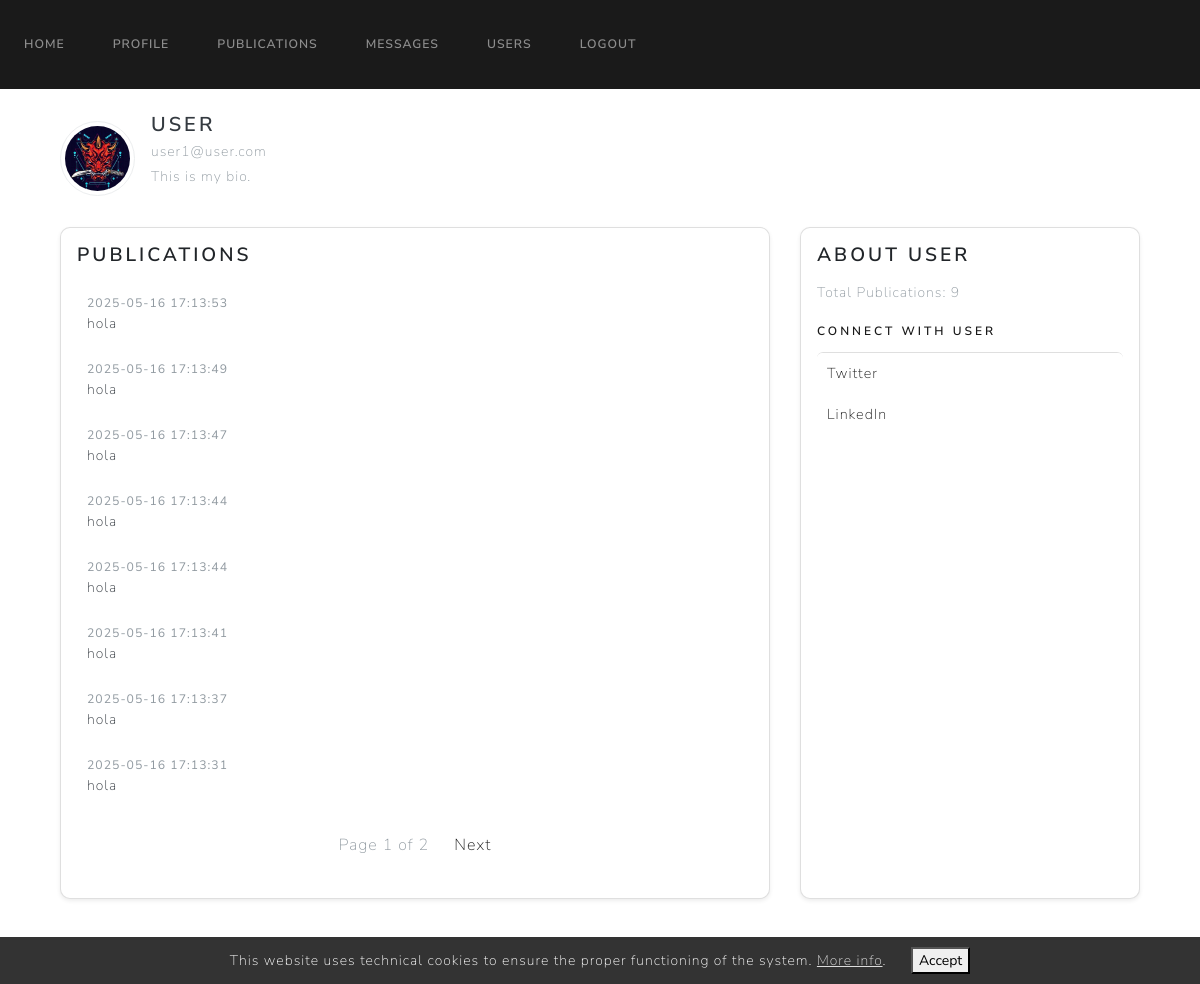
Screenshot of /viewuser/user1@user.com (signed in) with the database file from the repository.
### website/models.py (models this page shows)
class User(UserMixin, db.Model):
    id = db.Column(db.Integer, primary_key=True)
    name = db.Column(db.String(100), unique=False, nullable=False)
    surname = db.Column(db.String(100), unique=False, nullable=False)
    email = db.Column(db.String(100), unique=True, nullable=False)
    password = db.Column(db.String(100), nullable=False)
    bio = db.Column(db.Text, default="This is my bio.")
    role = db.Column(db.Integer, nullable=False, default=1)
    is_blocked = db.Column(db.Boolean, nullable=False, default=False)
    profile_pic = db.Column(db.String(150), default='default.jpg')
    twitter = db.Column(db.String(255), nullable=True)
    linkedin = db.Column(db.String(255), nullable=True)
    publications = db.relationship('Publication')
    login_records = db.relationship('LoginRecord')

class Publication(db.Model):
    id = db.Column(db.Integer, primary_key=True)
    content = db.Column(db.Text, nullable=False)
    date = db.Column(db.DateTime(timezone=True), default=func.now())
    user_id = db.Column(db.Integer, db.ForeignKey('user.id'), nullable=False)
    file_path = db.Column(db.String(255), nullable=True)

### website/views.py (the view)
@views.route('/viewuser/<email>')
@login_required
@cache.cached(timeout=60)
def viewuser(email):
    user = User.query.filter_by(email=email).first()
    if user:
        page = request.args.get('page', 1, type=int)
        per_page = 8
        user_publications = Publication.query.filter_by(user_id=user.id)\
            .order_by(Publication.date.desc())\
            .paginate(page=page, per_page=per_page)
        return render_template("publications.html", user=user, user_publications=user_publications)
    else:
        flash('User not found', category='error')
        return render_template("userlist.html", user=current_user)

### website/templates/publications.html (shortened to what this page needs)
{% extends "base.html" %}
{% block content %}
<div class="container mt-4">
    <div class="d-flex align-items-center mb-4">
        <div class="me-3">
            {% if user.profile_pic %}
                <img src="{{ url_for('static', filename='profile_pics/' + user.profile_pic) }}" alt="Profile Picture" class="profile-pic img-thumbnail">
            {% else %}
                <img src="{{ url_for('static', filename='profile_pics/default.jpg') }}" alt="Default Profile Picture" class="profile-pic img-thumbnail">
            {% endif %}
        </div>
        <div>
            <h4 class="text-dark mb-1">{{ user.name }}</h4>
            <p class="text-muted mb-0">{{ user.email }}</p>
            <p class="text-muted mt-1">{{ user.bio }}</p>
        </div>
    </div>
    <div class="row">
        <div class="col-md-8">
            <div class="card shadow-sm p-3 mb-4">
                <h5 class="card-title">Publications</h5>
                <div style="height: 600px; overflow-y: auto;">
                    <ul class="list-group list-group-flush" id="publications">
                        {% for publication in user_publications.items %}
                        <li class="list-group-item">
                            <div class="d-flex justify-content-between align-items-center flex-wrap w-100">
                                <div class="me-2">
                                    <small class="text-muted">{{ publication.date }}</small>
                                    <p class="mb-1 text-dark">{{ publication.content }}</p>
                                </div>
                            </div>
                        </li>
                        {% endfor %}
                    </ul>
                    <nav aria-label="Page navigation" class="mt-3">
                        <ul class="pagination justify-content-center">
                            <li class="page-item disabled">
                                <span class="page-link">Page {{ user_publications.page }} of {{ user_publications.pages }}</span>
                            </li>
                            {% if user_publications.has_next %}
                            <li class="page-item">
                                <a class="page-link" href="{{ url_for('views.publications', page=user_publications.next_num) }}">Next</a>
                            </li>
                            {% endif %}
                        </ul>
                    </nav>
                </div>
            </div>
        </div>
        {% if user.email == current_user.email %}
        <div class="col-md-4">
            <div class="card shadow-sm p-3">
                <h5 class="card-title">Publish Something</h5>
                <form method="POST" enctype="multipart/form-data">
                    <input type="hidden" name="csrf_token" value="{{ csrf_token() }}">
                    <div class="mb-3">
                        <textarea name="publication" class="form-control" rows="6" placeholder="What's on your mind?"></textarea>
                    </div>
                    <div class="mb-3">
                        <input type="file" name="publication_file" class="form-control">
                    </div>
                    <div class="text-center">
                        <button type="submit" class="btn btn-primary btn-sm">Publish</button>
                    </div>
                </form>
            </div>
        </div>
        {% else %}
        <div class="col-md-4 d-flex justify-content-end" style="height: 672px;">
            <div class="card shadow-sm p-3" style="width: 100%;">
                <h5 class="card-title">About {{ user.name }}</h5>
                <p class="text-muted mb-3">Total Publications: {{ user.publications|length }}</p>
                <h6 style="margin-top: 5px;">Connect with {{ user.name }}</h6>
                <ul class="list-group" style="margin-top: 5px;">
                    <li class="list-group-item">
                        <a href="https://twitter.com/{{ user.twitter }}" target="_blank" class="text-primary">
                            Twitter
                        </a>
                    </li>
                    <li class="list-group-item">
                        <a href="https://www.linkedin.com/in/{{ user.linkedin }}" target="_blank" class="text-primary">
                            LinkedIn
                        </a>
                    </li>
                </ul>
            </div>
        </div>
        {% endif %}
    </div>
</div>
{% endblock %}

### website/templates/publications.html (style rules this page uses)
.profile-pic { width: 75px; height: 75px; object-fit: cover; border-radius: 50%; }
.card { border-radius: 10px; background-color: #fff; box-shadow: 0 2px 4px rgba(0, 0, 0, 0.1); }
.list-group-item { border: none; padding: 10px; }
.list-group-item a { text-decoration: none; font-size: 0.9rem; }
.card-title { font-size: 1.2rem; margin-bottom: 15px; }

### rows the page displays
User: profile_pic (picture), name "USER", email "user1@user.com", bio "This is my bio."
Publication: date "2025-05-16 17:13:53", content "hola"
Publication: date "2025-05-16 17:13:49", content "hola"
Publication: date "2025-05-16 17:13:47", content "hola"
Publication: date "2025-05-16 17:13:44", content "hola"
Publication: date "2025-05-16 17:13:44", content "hola"
Publication: date "2025-05-16 17:13:41", content "hola"
Publication: date "2025-05-16 17:13:37", content "hola"
Publication: date "2025-05-16 17:13:31", content "hola"

### other values shown
{{ user_publications.page }} "1"
{{ user_publications.pages }} "2"
{{ user.publications|length }} "9"
